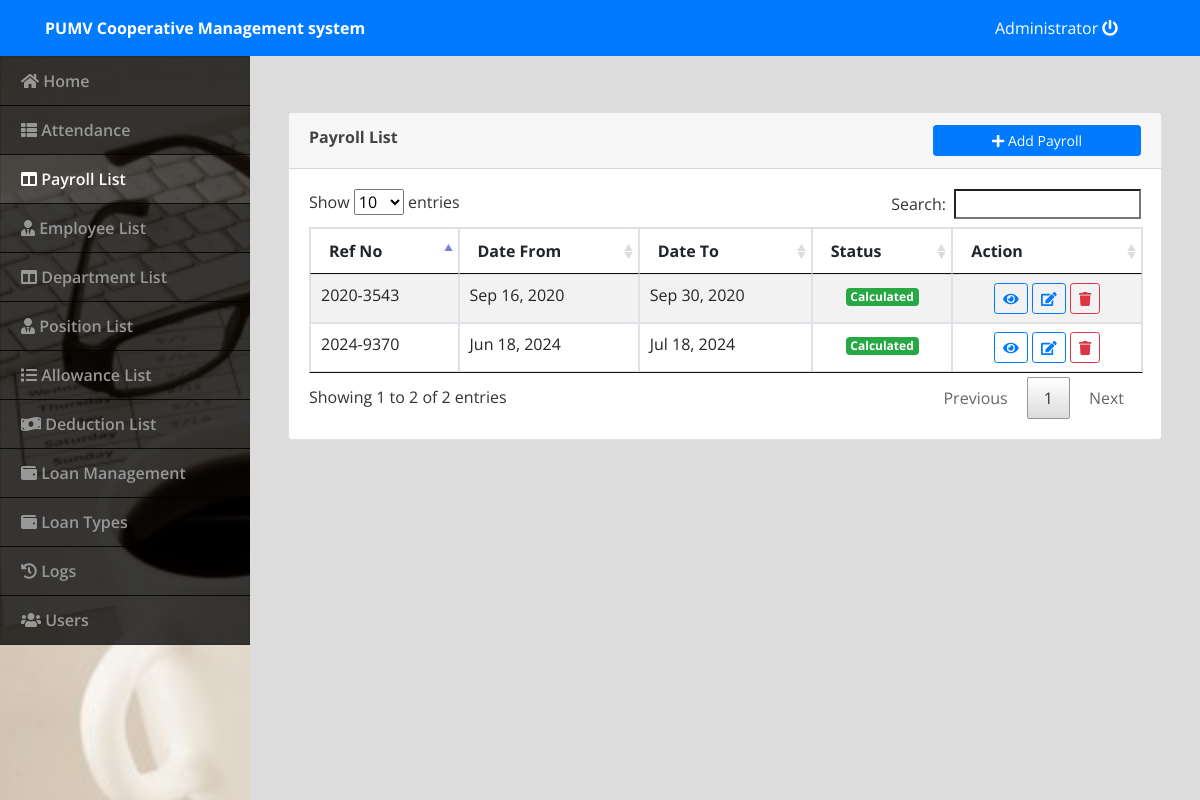
The app's page /index.php?page=payroll (signed in) with its own data.
### tables this page shows
CREATE TABLE `payroll` (
  `id` int(30) NOT NULL,
  `ref_no` text NOT NULL,
  `date_from` date NOT NULL,
  `date_to` date NOT NULL,
  `type` tinyint(1) NOT NULL COMMENT '1 = monthly ,2 semi-monthly',
  `status` tinyint(1) NOT NULL DEFAULT 0 COMMENT '0 =New,1 = computed',
  `date_created` datetime NOT NULL DEFAULT current_timestamp()
);

### payroll.php (the view, shortened to what this page needs)
<?php include('db_connect.php') ?>
		<div class="container-fluid " >
			<div class="col-lg-12">
				<br />
				<br />
				<div class="card">
					<div class="card-header">
						<span><b>Payroll List</b></span>
						<button class="btn btn-primary btn-sm btn-block col-md-3 float-right" type="button" id="new_payroll_btn"><span class="fa fa-plus"></span> Add Payroll</button>
					</div>
					<div class="card-body">
						<table id="table" class="table table-bordered table-striped">
							<thead>
								<tr>
									<th>Ref No</th>
									<th>Date From</th>
									<th>Date To</th>
									<th>Status</th>
									<th>Action</th>
								</tr>
							</thead>
							<tbody>
								<?php
									$payroll=$conn->query("SELECT * FROM payroll order by date(date_from) desc") or die(mysqli_error());
									while($row=$payroll->fetch_array()){
								?>
								<tr>
									<td><?php echo $row['ref_no']?></td>
									<td><?php echo date("M d, Y",strtotime($row['date_from'])) ?></td>
									<td><?php echo date("M d, Y",strtotime($row['date_to'])) ?></td>
									<?php if($row['status'] == 0): ?>
									<td class="text-center"><span class="badge badge-primary">New</span></td>
									<?php else: ?>
									<td class="text-center"><span class="badge badge-success">Calculated</span></td>
									<?php endif ?>
									<td>
										<center>
									<?php if($row['status'] == 0): ?>
										 <button class="btn btn-sm btn-outline-primary calculate_payroll" data-id="<?php echo $row['id']?>" type="button">Calculate</button>
									<?php else: ?>
										 <button class="btn btn-sm btn-outline-primary view_payroll" data-id="<?php echo $row['id']?>" type="button"><i class="fa fa-eye"></i></button>
									<?php endif ?>
										<button class="btn btn-sm btn-outline-primary edit_payroll" data-id="<?php echo $row['id']?>" type="button"><i class="fa fa-edit"></i></button>
										<button class="btn btn-sm btn-outline-danger remove_payroll" data-id="<?php echo $row['id']?>" type="button"><i class="fa fa-trash"></i></button>
										</center>
									</td>
								</tr>
								<?php
									}
								?>
							</tbody>
						</table>
					</div>
				</div>
			</div>
		</div>

### assets/css/style.css (style rules this page uses)
body { font-family: "Open Sans", sans-serif; color: #444444; width: 100%; height: calc(100%); }

### index.php (style rules this page uses)
body { background: #80808045; }

### records on screen
payroll: ref_no "2024-9370", date_from "Jun 18, 2024", date_to "Jul 18, 2024", status "Calculated"
payroll: ref_no "2020-3543", date_from "Sep 16, 2020", date_to "Sep 30, 2020", status "Calculated"

### other values on screen
$_SESSION['login_name'] "Administrator"
